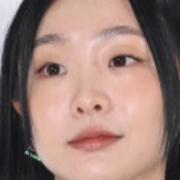
#> input picture Face-recognition-using-CNN/train_img/1/058.jpg, 180 x 180 px; its folder holds only this picture in this run
$ python t.py
#> lines starting #> are read from the running program, lines starting #| are printed output that depends on the picture
import cv2
import os
import numpy as np

# 데이터 불러오기 및 전처리
def load_data(train_folder, test_folder, labels_file):
#> called with train_folder = 'train_img', test_folder = 'test_img', labels_file = 'labels.csv'
    train_images = []
    train_labels = []
    test_images = []
    test_labels = []

    # train 이미지 불러오기
    for i in range(1, 31):  # 1부터 30까지의 폴더
        folder_path = os.path.join(train_folder, str(i))
        for filename in os.listdir(folder_path):
            image_path = os.path.join(folder_path, filename)
            # 이미지를 읽어와서 numpy 배열로 변환
            image = cv2.imread(image_path)
#> image is the input picture: shape (180, 180, 3); mean B, G, R 118.7, 126.7, 154.9
            image = cv2.resize(image, (35, 35))
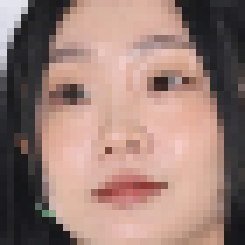
#> image: shape (35, 35, 3) (shown 7 times larger); mean B, G, R 118.5, 126.4, 154.7
            train_images.append(image)
            # 라벨 추가
            train_labels.append(i)

    # test 이미지 불러오기
    for i in range(1, 31):  # 1부터 30까지의 폴더
        folder_path = os.path.join(test_folder, str(i))
        for filename in os.listdir(folder_path):
            image_path = os.path.join(folder_path, filename)
            # 이미지를 읽어와서 numpy 배열로 변환
            image = cv2.imread(image_path)
            image = cv2.resize(image, (35, 35))
            test_images.append(image)
            # 라벨 추가
            test_labels.append(i)

    return np.array(train_images), np.array(train_labels), np.array(test_images), np.array(test_labels)

# 데이터 경로 설정
train_folder = 'train_img'
test_folder = 'test_img'
labels_file = 'labels.csv'

# 데이터 불러오기
#> (the run stopped early here; a loop or call above may not have finished)
